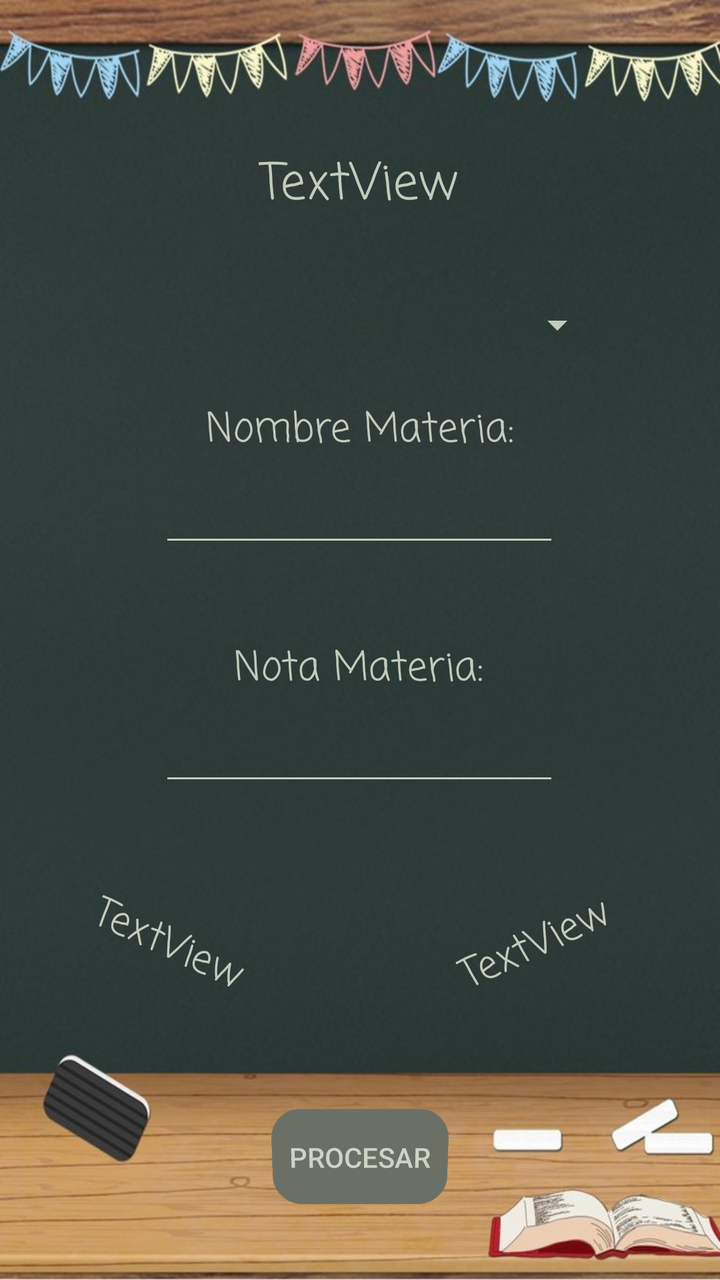
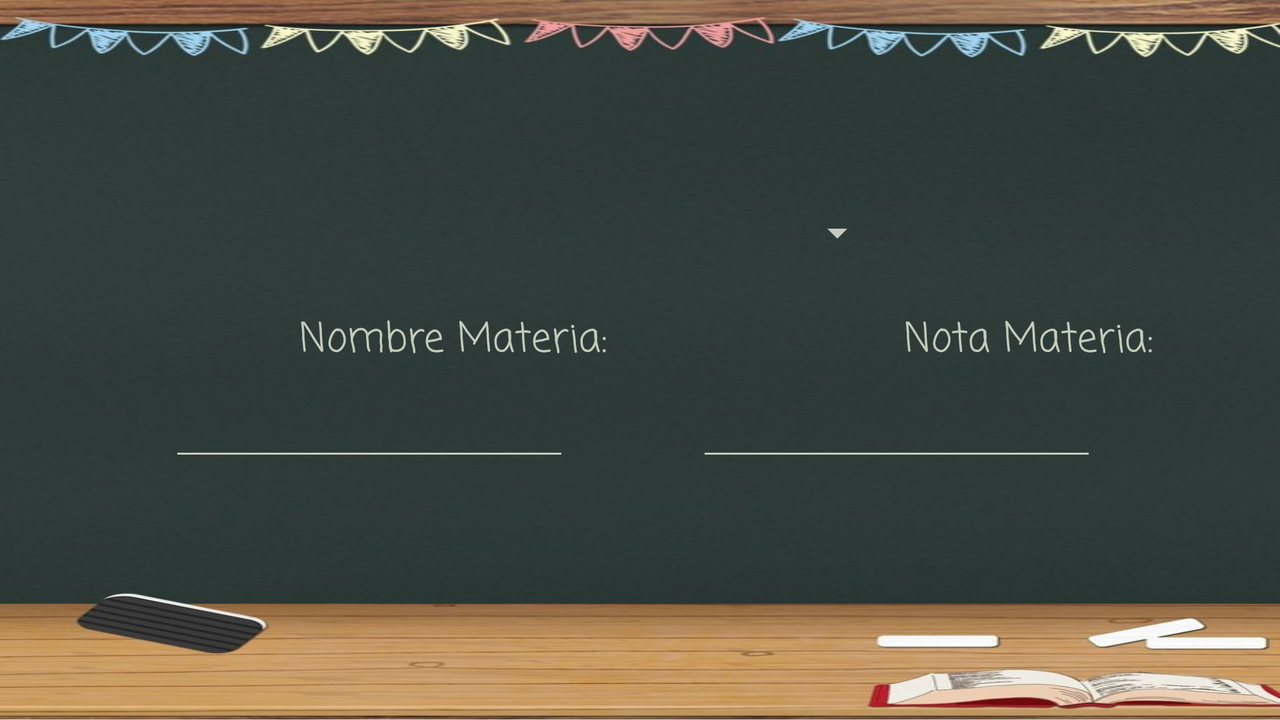

Two renders of one Android screen. The first uses the default layout on a phone; the second uses the alternative layout the repository ships for a different screen configuration, on a matching device. The two XML files are below.
<!-- AndroidManifest.xml: application theme Theme.MyApplication -->
<!-- res/layout/activity_notas.xml -->
<?xml version="1.0" encoding="utf-8"?>
<android.support.constraint.ConstraintLayout xmlns:android="http://schemas.android.com/apk/res/android"
    xmlns:app="http://schemas.android.com/apk/res-auto"
    xmlns:tools="http://schemas.android.com/tools"
    android:layout_width="match_parent"
    android:layout_height="match_parent"
    android:background="@drawable/pizarra"
    android:backgroundTintMode="add"
    tools:context=".NotasActivity">

    <Button
        android:id="@+id/idButtonProcesar"
        android:layout_width="wrap_content"
        android:layout_height="wrap_content"
        android:background="@drawable/bordes_boton"
        android:backgroundTint="#6B7067"
        android:rotationX="-8"
        android:text="@string/procesar"
        android:textColor="#D8DFE6D5"
        app:layout_constraintBottom_toBottomOf="parent"
        app:layout_constraintEnd_toEndOf="parent"
        app:layout_constraintStart_toStartOf="parent"
        app:layout_constraintTop_toTopOf="parent"
        app:layout_constraintVertical_bias="0.937" />

    <Spinner
        android:id="@+id/idSpinnerMaterias"
        android:layout_width="245dp"
        android:layout_height="30dp"
        android:layout_marginStart="1dp"
        android:layout_marginTop="72dp"
        android:layout_marginEnd="1dp"
        android:backgroundTint="#D8DFE6D5"
        android:gravity="center"
        android:hapticFeedbackEnabled="true"
        app:layout_constraintBottom_toTopOf="@+id/idTextNombreMateria"
        app:layout_constraintEnd_toEndOf="parent"
        app:layout_constraintStart_toStartOf="parent"
        app:layout_constraintTop_toTopOf="parent"
        app:layout_constraintVertical_bias="0.77" />

    <TextView
        android:id="@+id/idTextNombreMateria"
        android:layout_width="wrap_content"
        android:layout_height="wrap_content"
        android:fontFamily="casual"
        android:text="@string/nombre_materia"
        android:textColor="#D8DFE6D5"
        android:textSize="20sp"
        app:layout_constraintBottom_toTopOf="@+id/idEditNombreMateria"
        app:layout_constraintEnd_toEndOf="parent"
        app:layout_constraintStart_toStartOf="parent"
        app:layout_constraintTop_toTopOf="parent"
        app:layout_constraintVertical_bias="1.0" />

    <EditText
        android:id="@+id/idEditNombreMateria"
        android:layout_width="200sp"
        android:layout_height="wrap_content"
        android:backgroundTint="#D8DFE6D5"
        android:ems="10"
        android:fontFamily="casual"
        android:inputType="textPersonName"
        android:maxLength="30"
        android:textAlignment="center"
        android:textColor="#D8DFE6D5"
        android:textCursorDrawable="@drawable/edit_text_cursor"
        android:textSize="20sp"
        app:layout_constraintBottom_toTopOf="@+id/idTextNotaMateria"
        app:layout_constraintEnd_toEndOf="parent"
        app:layout_constraintHorizontal_bias="0.497"
        app:layout_constraintStart_toStartOf="parent"
        app:layout_constraintTop_toTopOf="parent"
        app:layout_constraintVertical_bias="0.849" />

    <TextView
        android:id="@+id/idTextNotaMateria"
        android:layout_width="wrap_content"
        android:layout_height="wrap_content"
        android:fontFamily="casual"
        android:text="@string/nota_materia"
        android:textColor="#D8DFE6D5"
        android:textSize="20sp"
        app:layout_constraintBottom_toTopOf="@+id/idEditNotaMateria"
        app:layout_constraintEnd_toEndOf="parent"
        app:layout_constraintHorizontal_bias="0.498"
        app:layout_constraintStart_toStartOf="parent"
        app:layout_constraintTop_toTopOf="parent"
        app:layout_constraintVertical_bias="1.0" />

    <EditText
        android:id="@+id/idEditNotaMateria"
        android:layout_width="200sp"
        android:layout_height="wrap_content"
        android:layout_marginBottom="90dp"
        android:backgroundTint="#D8DFE6D5"
        android:ems="10"
        android:fontFamily="casual"
        android:inputType="numberDecimal"
        android:maxLength="5"
        android:textAlignment="center"
        android:textColor="#D8DFE6D5"
        android:textColorHighlight="#D8DFE6D5"
        android:textCursorDrawable="@drawable/edit_text_cursor"
        android:textSize="20sp"
        app:layout_constraintBottom_toTopOf="@+id/idButtonProcesar"
        app:layout_constraintEnd_toEndOf="parent"
        app:layout_constraintHorizontal_bias="0.497"
        app:layout_constraintStart_toStartOf="parent"
        app:layout_constraintTop_toTopOf="parent"
        app:layout_constraintVertical_bias="0.839" />

    <TextView
        android:id="@+id/idTextTituloNotas"
        android:layout_width="wrap_content"
        android:layout_height="wrap_content"
        android:fontFamily="casual"
        android:text="@string/textview"
        android:textAlignment="center"
        android:textColor="#D8DFE6D5"
        android:textSize="25sp"
        app:layout_constraintBottom_toTopOf="@+id/idSpinnerMaterias"
        app:layout_constraintEnd_toEndOf="parent"
        app:layout_constraintHorizontal_bias="0.498"
        app:layout_constraintStart_toStartOf="parent"
        app:layout_constraintTop_toTopOf="parent"
        app:layout_constraintVertical_bias="0.672" />

    <TextView
        android:id="@+id/idTextDocumentoN"
        android:layout_width="wrap_content"
        android:layout_height="wrap_content"
        android:layout_marginStart="44dp"
        android:layout_marginBottom="152dp"
        android:fontFamily="casual"
        android:rotation="25"
        android:text="@string/textview"
        android:textColor="#D8DFE6D5"
        android:textSize="20sp"
        app:layout_constraintBottom_toBottomOf="parent"
        app:layout_constraintStart_toStartOf="parent"
        app:layout_constraintTop_toBottomOf="@+id/idEditNotaMateria"
        app:layout_constraintVertical_bias="1.0" />

    <TextView
        android:id="@+id/idTextEdadN"
        android:layout_width="wrap_content"
        android:layout_height="wrap_content"
        android:layout_marginBottom="152dp"
        android:fontFamily="casual"
        android:rotation="-25"
        android:text="@string/textview"
        android:textColor="#D8DFE6D5"
        android:textSize="20sp"
        app:layout_constraintBottom_toBottomOf="parent"
        app:layout_constraintEnd_toEndOf="parent"
        app:layout_constraintHorizontal_bias="0.814"
        app:layout_constraintStart_toStartOf="parent"
        app:layout_constraintTop_toBottomOf="@+id/idEditNotaMateria"
        app:layout_constraintVertical_bias="1.0" />

</android.support.constraint.ConstraintLayout>
<!-- resources referenced by this layout -->
<resources>
  <!-- drawable bordes_boton (drawable) -->
  <?xml version="1.0" encoding="utf-8"?>
  <shape xmlns:android="http://schemas.android.com/apk/res/android" android:shape="rectangle">
  
      <stroke android:width="3dp"
          android:color="#ff000000"/>
  
      <padding android:left="1dp"
          android:top="1dp"
          android:right="1dp"
          android:bottom="1dp"/>
  
      <corners android:radius="13dp"/>
  </shape>
  <!-- drawable edit_text_cursor (drawable) -->
  <?xml version="1.0" encoding="utf-8"?>
  <shape xmlns:android="http://schemas.android.com/apk/res/android" >
      <size android:width="3dp" />
      <solid android:color="#D8DFE6D5"  />
  </shape>
  <!-- drawable pizarra: jpg bitmap (drawable, 53745 bytes) -->
  <string name="nombre_materia">Nombre Materia:</string>
  <string name="nota_materia">Nota Materia:</string>
  <string name="procesar">PROCESAR</string>
  <string name="textview">TextView</string>
  <style name="Theme.MyApplication" parent="Theme.AppCompat.Light.NoActionBar">
          
          <item name="colorPrimary">@color/verde_tablero</item>
          <item name="colorPrimaryDark">@color/verde_tablero</item>
          <item name="colorAccent">@color/teal_200</item>
          
      </style>
  <color name="verde_tablero">#2c3b38 </color>
  <color name="teal_200">#FF03DAC5</color>
</resources>
<!-- res/layout-land/activity_notas.xml (the repository's variant of the layout above) -->
<!-- drawn on the phone turned sideways -->
<?xml version="1.0" encoding="utf-8"?>
<android.support.constraint.ConstraintLayout xmlns:android="http://schemas.android.com/apk/res/android"
    xmlns:app="http://schemas.android.com/apk/res-auto"
    xmlns:tools="http://schemas.android.com/tools"
    android:layout_width="match_parent"
    android:layout_height="match_parent"
    android:background="@drawable/pizarra"
    android:backgroundTintMode="add"
    tools:context=".NotasActivity">

    <Button
        android:id="@+id/idButtonProcesar"
        android:layout_width="wrap_content"
        android:layout_height="wrap_content"
        android:layout_marginStart="322dp"
        android:layout_marginEnd="322dp"
        android:background="@drawable/bordes_boton"
        android:backgroundTint="#6B7067"
        android:rotationX="-8"
        android:text="@string/procesar"
        android:textColor="#E8F5E9"
        app:layout_constraintBottom_toBottomOf="parent"
        app:layout_constraintEnd_toEndOf="parent"
        app:layout_constraintHorizontal_bias="1.0"
        app:layout_constraintStart_toStartOf="parent"
        app:layout_constraintTop_toTopOf="parent"
        app:layout_constraintVertical_bias="0.991" />

    <Spinner
        android:id="@+id/idSpinnerMaterias"
        android:layout_width="245dp"
        android:layout_height="30dp"
        android:layout_marginStart="277dp"
        android:layout_marginEnd="277dp"
        android:backgroundTint="#D8DFE6D5"
        android:gravity="center"
        android:hapticFeedbackEnabled="true"
        app:layout_constraintBottom_toTopOf="@+id/idButtonProcesar"
        app:layout_constraintEnd_toEndOf="parent"
        app:layout_constraintStart_toStartOf="parent"
        app:layout_constraintTop_toTopOf="parent"
        app:layout_constraintVertical_bias="0.363" />

    <TextView
        android:id="@+id/idTextNombreMateria"
        android:layout_width="wrap_content"
        android:layout_height="wrap_content"
        android:layout_marginStart="149dp"
        android:layout_marginTop="40dp"
        android:layout_marginEnd="148dp"
        android:layout_marginBottom="2dp"
        android:fontFamily="casual"
        android:text="@string/nombre_materia"
        android:textColor="#D8DFE6D5"
        android:textSize="20sp"
        app:layout_constraintBottom_toTopOf="@+id/idEditNombreMateria"
        app:layout_constraintEnd_toStartOf="@+id/idTextNotaMateria"
        app:layout_constraintStart_toStartOf="parent"
        app:layout_constraintTop_toBottomOf="@+id/idSpinnerMaterias"
        app:layout_constraintVertical_bias="1.0" />

    <EditText
        android:id="@+id/idEditNombreMateria"
        android:layout_width="200sp"
        android:layout_height="wrap_content"
        android:layout_marginStart="140dp"
        android:layout_marginEnd="116dp"
        android:backgroundTint="#D8DFE6D5"
        android:ems="10"
        android:fontFamily="casual"
        android:inputType="textPersonName"
        android:maxLength="5"
        android:textAlignment="center"
        android:textColor="#D8DFE6D5"
        android:textCursorDrawable="@drawable/edit_text_cursor"
        android:textSize="20sp"
        app:layout_constraintBottom_toBottomOf="parent"
        app:layout_constraintEnd_toStartOf="@+id/idEditNotaMateria"
        app:layout_constraintHorizontal_bias="0.514"
        app:layout_constraintStart_toStartOf="parent"
        app:layout_constraintTop_toTopOf="parent"
        app:layout_constraintVertical_bias="0.601"
        android:autofillHints="" />

    <TextView
        android:id="@+id/idTextNotaMateria"
        android:layout_width="wrap_content"
        android:layout_height="wrap_content"
        android:layout_marginStart="452dp"
        android:layout_marginTop="40dp"
        android:layout_marginEnd="153dp"
        android:layout_marginBottom="2dp"
        android:fontFamily="casual"
        android:text="@string/nota_materia"
        android:textColor="#D8DFE6D5"
        android:textSize="20sp"
        app:layout_constraintBottom_toTopOf="@+id/idEditNotaMateria"
        app:layout_constraintEnd_toEndOf="parent"
        app:layout_constraintHorizontal_bias="0.0"
        app:layout_constraintStart_toStartOf="parent"
        app:layout_constraintTop_toBottomOf="@+id/idSpinnerMaterias"
        app:layout_constraintVertical_bias="1.0" />

    <EditText
        android:id="@+id/idEditNotaMateria"
        android:layout_width="200sp"
        android:layout_height="wrap_content"
        android:backgroundTint="#D8DFE6D5"
        android:ems="10"
        android:fontFamily="casual"
        android:inputType="numberDecimal"
        android:maxLength="5"
        android:textAlignment="center"
        android:textColor="#D8DFE6D5"
        android:textColorHighlight="#D8DFE6D5"
        android:textCursorDrawable="@drawable/edit_text_cursor"
        android:textSize="20sp"
        app:layout_constraintBottom_toBottomOf="parent"
        app:layout_constraintEnd_toEndOf="parent"
        app:layout_constraintHorizontal_bias="0.792"
        app:layout_constraintStart_toStartOf="parent"
        app:layout_constraintTop_toTopOf="parent"
        app:layout_constraintVertical_bias="0.601"
        android:autofillHints="" />

    <TextView
        android:id="@+id/idTextTituloNotas"
        android:layout_width="wrap_content"
        android:layout_height="wrap_content"
        android:layout_marginStart="190dp"
        android:layout_marginEnd="210dp"
        android:fontFamily="casual"
        android:text="@string/textview"
        android:textAlignment="center"
        android:textColor="#D8DFE6D5"
        android:textSize="25sp"
        app:layout_constraintBottom_toTopOf="@+id/idButtonProcesar"
        app:layout_constraintEnd_toStartOf="@+id/idTextEdadN"
        app:layout_constraintHorizontal_bias="0.521"
        app:layout_constraintStart_toEndOf="@+id/idTextDocumentoN"
        app:layout_constraintTop_toTopOf="parent"
        app:layout_constraintVertical_bias="0.254" />

    <TextView
        android:id="@+id/idTextDocumentoN"
        android:layout_width="wrap_content"
        android:layout_height="wrap_content"
        android:layout_marginStart="56dp"
        android:layout_marginTop="72dp"
        android:layout_marginBottom="308dp"
        android:fontFamily="casual"
        android:rotation="25"
        android:text="@string/textview"
        android:textColor="#D8DFE6D5"
        android:textSize="20sp"
        app:layout_constraintBottom_toBottomOf="parent"
        app:layout_constraintEnd_toStartOf="@+id/idSpinnerMaterias"
        app:layout_constraintHorizontal_bias="0.0"
        app:layout_constraintStart_toStartOf="parent"
        app:layout_constraintTop_toTopOf="parent"
        app:layout_constraintVertical_bias="0.0" />

    <TextView
        android:id="@+id/idTextEdadN"
        android:layout_width="wrap_content"
        android:layout_height="wrap_content"
        android:layout_marginStart="118dp"
        android:layout_marginTop="72dp"
        android:layout_marginEnd="56dp"
        android:layout_marginBottom="308dp"
        android:fontFamily="casual"
        android:rotation="-25"
        android:text="@string/textview"
        android:textColor="#D8DFE6D5"
        android:textSize="20sp"
        app:layout_constraintBottom_toBottomOf="parent"
        app:layout_constraintEnd_toEndOf="parent"
        app:layout_constraintHorizontal_bias="1.0"
        app:layout_constraintStart_toEndOf="@+id/idSpinnerMaterias"
        app:layout_constraintTop_toTopOf="parent"
        app:layout_constraintVertical_bias="0.0" />

</android.support.constraint.ConstraintLayout>
